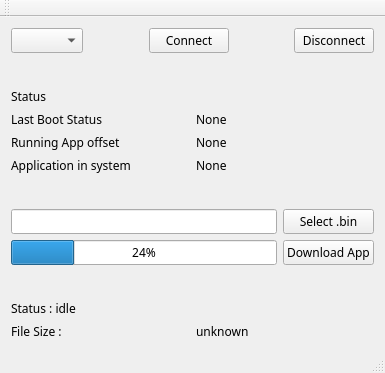
<?xml version="1.0" encoding="UTF-8"?>
<ui version="4.0">
 <class>MainWindow</class>
 <widget class="QMainWindow" name="MainWindow">
  <property name="windowModality">
   <enum>Qt::NonModal</enum>
  </property>
  <property name="geometry">
   <rect>
    <x>0</x>
    <y>0</y>
    <width>385</width>
    <height>373</height>
   </rect>
  </property>
  <property name="font">
   <font>
    <family>Arial Unicode MS</family>
    <pointsize>9</pointsize>
   </font>
  </property>
  <property name="windowTitle">
   <string>G1 Boot Manager</string>
  </property>
  <property name="windowIcon">
   <iconset>
    <normalon>../../Desktop/tools-icon-200x200.jpg</normalon>
   </iconset>
  </property>
  <property name="tabShape">
   <enum>QTabWidget::Rounded</enum>
  </property>
  <widget class="QWidget" name="centralWidget">
   <layout class="QGridLayout" name="gridLayout_5">
    <item row="0" column="0">
     <layout class="QGridLayout" name="gridLayout_4">
      <item row="0" column="0">
       <widget class="QComboBox" name="comboBox"/>
      </item>
      <item row="0" column="1">
       <spacer name="horizontalSpacer">
        <property name="orientation">
         <enum>Qt::Horizontal</enum>
        </property>
        <property name="sizeHint" stdset="0">
         <size>
          <width>40</width>
          <height>20</height>
         </size>
        </property>
       </spacer>
      </item>
      <item row="0" column="2">
       <widget class="QPushButton" name="SelectComPort">
        <property name="text">
         <string>Connect</string>
        </property>
       </widget>
      </item>
      <item row="0" column="4">
       <widget class="QPushButton" name="SelectComPort_Disconnect">
        <property name="text">
         <string>Disconnect</string>
        </property>
       </widget>
      </item>
      <item row="0" column="3">
       <spacer name="horizontalSpacer_2">
        <property name="orientation">
         <enum>Qt::Horizontal</enum>
        </property>
        <property name="sizeHint" stdset="0">
         <size>
          <width>40</width>
          <height>20</height>
         </size>
        </property>
       </spacer>
      </item>
     </layout>
    </item>
    <item row="4" column="0">
     <layout class="QGridLayout" name="gridLayout_2">
      <item row="0" column="0">
       <widget class="QLineEdit" name="fileLocation"/>
      </item>
      <item row="0" column="1">
       <widget class="QPushButton" name="selecFile">
        <property name="text">
         <string>Select .bin</string>
        </property>
       </widget>
      </item>
      <item row="2" column="1">
       <widget class="QPushButton" name="downloadImage">
        <property name="text">
         <string>Download App</string>
        </property>
       </widget>
      </item>
      <item row="2" column="0">
       <widget class="QProgressBar" name="downloadProgressBar">
        <property name="value">
         <number>24</number>
        </property>
       </widget>
      </item>
     </layout>
    </item>
    <item row="2" column="0">
     <layout class="QGridLayout" name="gridLayout">
      <item row="0" column="0">
       <widget class="QLabel" name="label_rd">
        <property name="text">
         <string>Status</string>
        </property>
       </widget>
      </item>
      <item row="1" column="0">
       <widget class="QLabel" name="label_rd1">
        <property name="text">
         <string>Last Boot Status</string>
        </property>
       </widget>
      </item>
      <item row="1" column="1">
       <widget class="QLabel" name="label_wr_lbs">
        <property name="text">
         <string>None</string>
        </property>
       </widget>
      </item>
      <item row="2" column="0">
       <widget class="QLabel" name="label_rd2">
        <property name="text">
         <string>Running App offset</string>
        </property>
       </widget>
      </item>
      <item row="2" column="1">
       <widget class="QLabel" name="label_wr_ofst">
        <property name="text">
         <string>None</string>
        </property>
       </widget>
      </item>
      <item row="3" column="0">
       <widget class="QLabel" name="label_rd_3">
        <property name="text">
         <string>Application in system</string>
        </property>
       </widget>
      </item>
      <item row="3" column="1">
       <widget class="QLabel" name="label_wr_apcount_2">
        <property name="text">
         <string>None</string>
        </property>
       </widget>
      </item>
     </layout>
    </item>
    <item row="6" column="0">
     <layout class="QGridLayout" name="gridLayout_3">
      <item row="0" column="0" colspan="2">
       <widget class="QLabel" name="downloadStatus">
        <property name="text">
         <string>Status : idle</string>
        </property>
       </widget>
      </item>
      <item row="1" column="1">
       <widget class="QLabel" name="fileSizeWR">
        <property name="text">
         <string>unknown</string>
        </property>
       </widget>
      </item>
      <item row="1" column="0">
       <widget class="QLabel" name="fileSizeRD">
        <property name="text">
         <string>File Size : </string>
        </property>
       </widget>
      </item>
     </layout>
    </item>
    <item row="5" column="0">
     <spacer name="verticalSpacer">
      <property name="orientation">
       <enum>Qt::Vertical</enum>
      </property>
      <property name="sizeHint" stdset="0">
       <size>
        <width>20</width>
        <height>40</height>
       </size>
      </property>
     </spacer>
    </item>
    <item row="1" column="0">
     <spacer name="verticalSpacer_3">
      <property name="orientation">
       <enum>Qt::Vertical</enum>
      </property>
      <property name="sizeHint" stdset="0">
       <size>
        <width>20</width>
        <height>40</height>
       </size>
      </property>
     </spacer>
    </item>
    <item row="3" column="0">
     <spacer name="verticalSpacer_2">
      <property name="orientation">
       <enum>Qt::Vertical</enum>
      </property>
      <property name="sizeHint" stdset="0">
       <size>
        <width>20</width>
        <height>40</height>
       </size>
      </property>
     </spacer>
    </item>
   </layout>
  </widget>
  <widget class="QMenuBar" name="menuBar">
   <property name="geometry">
    <rect>
     <x>0</x>
     <y>0</y>
     <width>385</width>
     <height>22</height>
    </rect>
   </property>
  </widget>
  <widget class="QToolBar" name="mainToolBar">
   <attribute name="toolBarArea">
    <enum>TopToolBarArea</enum>
   </attribute>
   <attribute name="toolBarBreak">
    <bool>false</bool>
   </attribute>
  </widget>
  <widget class="QStatusBar" name="statusBar"/>
 </widget>
 <layoutdefault spacing="6" margin="11"/>
 <resources/>
 <connections/>
</ui>
